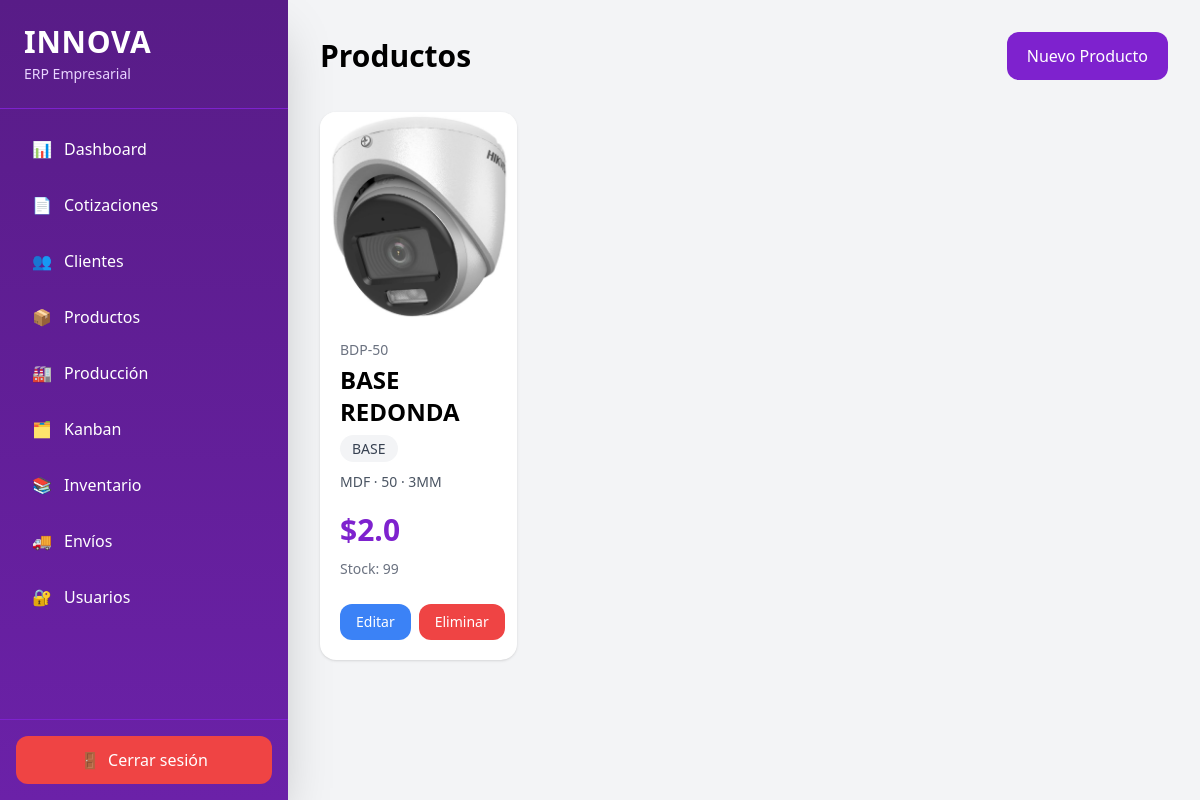
/products/ (signed in), run on an earlier commit of the app's database.
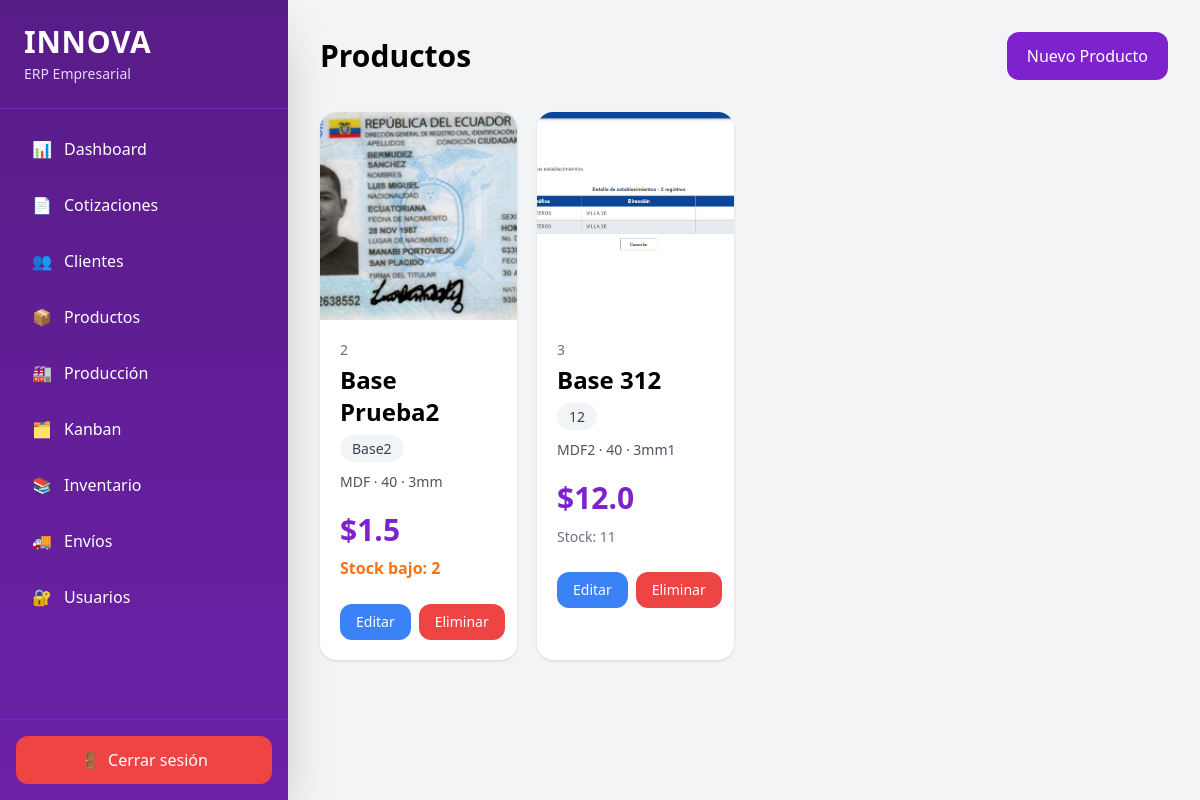
And on a later commit of the database.
### app/models/product.py (models this page shows)
class Product(Base):
    __tablename__ = "products"
    id = Column(Integer, primary_key=True)
    code = Column(String)
    name = Column(String)
    description = Column(String)
    category = Column(String)
    material = Column(String)
    color = Column(String)
    size = Column(String)
    thickness = Column(String)
    price = Column(Float)
    cost = Column(Float)
    stock = Column(Integer)
    custom = Column(Boolean)
    image = Column(String)

### app/routes/products.py (the view)
@router.get(
    "/",
    response_class=HTMLResponse
)
async def products_page(
    request: Request,
    db: Session = Depends(get_db)
):
    user = role_required(
        request,
        ["admin"]
    )
    if isinstance(user, RedirectResponse):
        return user
    products = db.query(Product).all()
    return templates.TemplateResponse(
        request=request,
        name="products.html",
        context={
            "products": products
        }
    )

### app/templates/products.html (shortened to what this page needs)
{% extends 'base.html' %}
{% block content %}
<div class="flex justify-between items-center mb-8">
    <h1 class="text-3xl font-bold">
        Productos
    </h1>
    <a
        href="/products/new"
        class="bg-purple-700 hover:bg-purple-800 text-white px-5 py-3 rounded-xl"
    >
        Nuevo Producto
    </a>
</div>
<div class="grid grid-cols-4 gap-5">
    {% for product in products %}
    <div class="bg-white rounded-2xl shadow overflow-hidden">
        {% if product.image %}
        <img
            src="/uploads/products/{{ product.image }}"
            class="w-full h-52 object-cover"
        >
        {% endif %}
        <div class="p-5 flex flex-col h-full">
    <div class="text-sm text-gray-500">
        {{ product.code }}
    </div>
    <h2 class="text-2xl font-bold mt-1">
        {{ product.name }}
    </h2>
    <div class="mt-2">
        <span class="bg-gray-100 text-gray-700 px-3 py-1 rounded-full text-sm">
            {{ product.category or "Sin categoría" }}
        </span>
    </div>
    <div class="mt-3 text-gray-600 text-sm">
        {{ product.material }}
        ·
        {{ product.size }}
        {% if product.thickness %}
        ·
        {{ product.thickness }}
        {% endif %}
    </div>
    <div class="mt-5">
        <div class="text-3xl font-bold text-purple-700">
            ${{ product.price }}
        </div>
        <div class="mt-2">
            {% if product.stock <= 0 %}
            <span class="text-red-600 font-semibold">
                Stock agotado
            </span>
            {% elif product.stock <= 5 %}
            <span class="text-orange-500 font-semibold">
                Stock bajo: {{ product.stock }}
            </span>
            {% else %}
            <span class="text-gray-500 text-sm">
                Stock: {{ product.stock }}
            </span>
            {% endif %}
        </div>
    </div>
    <div class="mt-6 flex gap-2">
        <a
            href="/products/{{ product.id }}/edit"
            class="flex-1 bg-blue-500 hover:bg-blue-600 text-white text-center px-4 py-2 rounded-xl text-sm transition"
        >
            Editar
        </a>
        <a
            href="/products/{{ product.id }}/delete"
            onclick="return confirm('¿Eliminar producto?')"
            class="flex-1 bg-red-500 hover:bg-red-600 text-white text-center px-4 py-2 rounded-xl text-sm transition"
        >
            Eliminar
        </a>
    </div>
</div>
    </div>
    {% endfor %}
</div>
{% endblock %}

### app/templates/base.html (shortened to what this page needs)
<!DOCTYPE html>
<html lang="es">
<head>
    <script src="https://cdn.tailwindcss.com"></script>
</head>
<body class="bg-gray-100">
    <div class="flex min-h-screen">
        <aside class="w-72 bg-gradient-to-b from-purple-900 to-purple-800 text-white flex flex-col shadow-2xl">
            <div class="p-6 border-b border-purple-700">
                <h1 class="text-3xl font-bold tracking-wide">
                    INNOVA
                </h1>
                <div class="text-purple-200 text-sm mt-1">
                    ERP Empresarial
                </div>
            </div>
            <nav class="flex-1 p-4 space-y-2 overflow-y-auto">
                <a
                    href="/"
                    class="flex items-center gap-3 px-4 py-3 rounded-xl hover:bg-purple-700 transition"
                >
                    <span>
                        📊
                    </span>
                    <span>
                        Dashboard
                    </span>
                </a>
                <a
                    href="/quotations"
                    class="flex items-center gap-3 px-4 py-3 rounded-xl hover:bg-purple-700 transition"
                >
                    <span>
                        📄
                    </span>
                    <span>
                        Cotizaciones
                    </span>
                </a>
                <a
                    href="/clients"
                    class="flex items-center gap-3 px-4 py-3 rounded-xl hover:bg-purple-700 transition"
                >
                    <span>
                        👥
                    </span>
                    <span>
                        Clientes
                    </span>
                </a>
                <a
                    href="/products"
                    class="flex items-center gap-3 px-4 py-3 rounded-xl hover:bg-purple-700 transition"
                >
                    <span>
                        📦
                    </span>
                    <span>
                        Productos
                    </span>
                </a>
                <a
                    href="/production"
                    class="flex items-center gap-3 px-4 py-3 rounded-xl hover:bg-purple-700 transition"
                >
                    <span>
                        🏭
                    </span>
                    <span>
                        Producción
                    </span>
                </a>
                <a
                    href="/production/kanban"
                    class="flex items-center gap-3 px-4 py-3 rounded-xl hover:bg-purple-700 transition"
                >
                    <span>
                        🗂️
                    </span>
                    <span>
                        Kanban
                    </span>
                </a>
                <a
                    href="/inventory/"
                    class="flex items-center gap-3 px-4 py-3 rounded-xl hover:bg-purple-700 transition"
                >
                    <span>
                        📚
                    </span>
                    <span>
                        Inventario
                    </span>
                </a>
                <a
                    href="/shipments/"
                    class="flex items-center gap-3 px-4 py-3 rounded-xl hover:bg-purple-700 transition"
                >
                    <span>
                        🚚
                    </span>
                    <span>
                        Envíos
                    </span>
                </a>
                <a
                    href="/users"
                    class="flex items-center gap-3 px-4 py-3 rounded-xl hover:bg-purple-700 transition"
                >
                    <span>
                        🔐
                    </span>
                    <span>
                        Usuarios
                    </span>
                </a>
            </nav>
            <div class="p-4 border-t border-purple-700">
                <a
                    href="/logout"
                    class="flex items-center justify-center gap-2 bg-red-500 hover:bg-red-600 text-white px-4 py-3 rounded-xl transition"
                >
                    <span>
                        🚪
                    </span>
                    <span>
                        Cerrar sesión
                    </span>
                </a>
            </div>
        </aside>
        <main class="flex-1 p-8 overflow-auto">
            {% block content %}
            {% endblock %}
        </main>
    </div>
</body>
</html>

What changed in the data, as far as the page shows it:
changed Product "MDF": image: a different picture; code "BDP-50" → "2"; name "BASE REDONDA" → "Base Prueba2"; category "BASE" → "Base2"; size "50" → "40"; thickness "3MM" → "3mm"; price "2.0" → "1.5"; stock "99" → "2"; stock "Stock:" → "Stock bajo:"
added Product: image (picture), code "3", name "Base 312", category "12", material "MDF2", size "40", thickness "3mm1", price "12.0", stock "11"
